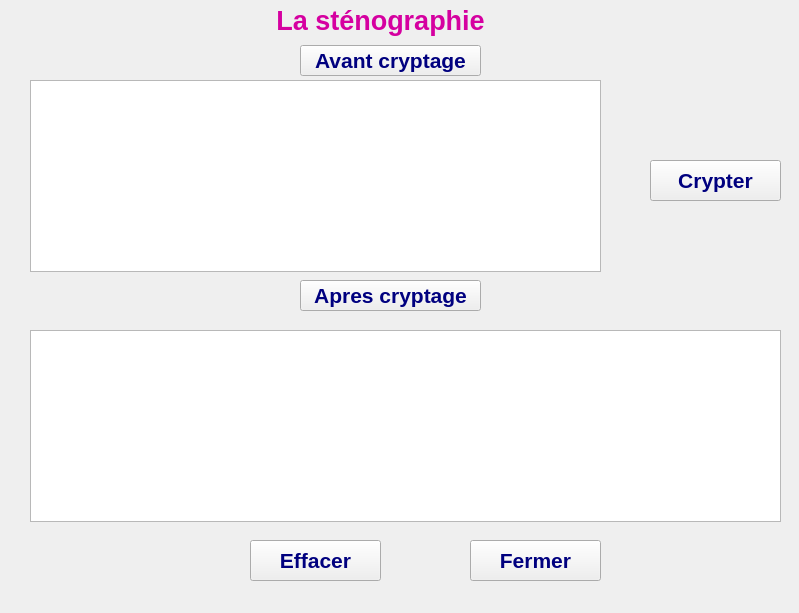
<?xml version="1.0" encoding="UTF-8"?>
<ui version="4.0">
 <class>MainWindow</class>
 <widget class="QMainWindow" name="MainWindow">
  <property name="geometry">
   <rect>
    <x>0</x>
    <y>0</y>
    <width>799</width>
    <height>613</height>
   </rect>
  </property>
  <property name="font">
   <font>
    <pointsize>18</pointsize>
    <weight>75</weight>
    <bold>true</bold>
   </font>
  </property>
  <property name="windowTitle">
   <string>La sténographie</string>
  </property>
  <property name="windowIcon">
   <iconset>
    <normaloff>../../Desktop/louay/test3.png</normaloff>../../Desktop/louay/test3.png</iconset>
  </property>
  <property name="styleSheet">
   <string notr="true"/>
  </property>
  <widget class="QWidget" name="centralwidget">
   <widget class="QLabel" name="label">
    <property name="geometry">
     <rect>
      <x>170</x>
      <y>-5</y>
      <width>421</width>
      <height>51</height>
     </rect>
    </property>
    <property name="font">
     <font>
      <pointsize>20</pointsize>
      <weight>75</weight>
      <bold>true</bold>
     </font>
    </property>
    <property name="styleSheet">
     <string notr="true">color: rgb(213, 0, 160);

</string>
    </property>
    <property name="text">
     <string>La sténographie</string>
    </property>
    <property name="alignment">
     <set>Qt::AlignCenter</set>
    </property>
   </widget>
   <widget class="QPushButton" name="ferm">
    <property name="geometry">
     <rect>
      <x>470</x>
      <y>540</y>
      <width>131</width>
      <height>41</height>
     </rect>
    </property>
    <property name="palette">
     <palette>
      <active>
       <colorrole role="WindowText">
        <brush brushstyle="SolidPattern">
         <color alpha="255">
          <red>0</red>
          <green>0</green>
          <blue>127</blue>
         </color>
        </brush>
       </colorrole>
       <colorrole role="Text">
        <brush brushstyle="SolidPattern">
         <color alpha="255">
          <red>0</red>
          <green>0</green>
          <blue>127</blue>
         </color>
        </brush>
       </colorrole>
       <colorrole role="ButtonText">
        <brush brushstyle="SolidPattern">
         <color alpha="255">
          <red>0</red>
          <green>0</green>
          <blue>127</blue>
         </color>
        </brush>
       </colorrole>
       <colorrole role="PlaceholderText">
        <brush brushstyle="NoBrush">
         <color alpha="128">
          <red>0</red>
          <green>0</green>
          <blue>127</blue>
         </color>
        </brush>
       </colorrole>
      </active>
      <inactive>
       <colorrole role="WindowText">
        <brush brushstyle="SolidPattern">
         <color alpha="255">
          <red>0</red>
          <green>0</green>
          <blue>127</blue>
         </color>
        </brush>
       </colorrole>
       <colorrole role="Text">
        <brush brushstyle="SolidPattern">
         <color alpha="255">
          <red>0</red>
          <green>0</green>
          <blue>127</blue>
         </color>
        </brush>
       </colorrole>
       <colorrole role="ButtonText">
        <brush brushstyle="SolidPattern">
         <color alpha="255">
          <red>0</red>
          <green>0</green>
          <blue>127</blue>
         </color>
        </brush>
       </colorrole>
       <colorrole role="PlaceholderText">
        <brush brushstyle="NoBrush">
         <color alpha="128">
          <red>0</red>
          <green>0</green>
          <blue>127</blue>
         </color>
        </brush>
       </colorrole>
      </inactive>
      <disabled>
       <colorrole role="WindowText">
        <brush brushstyle="SolidPattern">
         <color alpha="255">
          <red>0</red>
          <green>0</green>
          <blue>127</blue>
         </color>
        </brush>
       </colorrole>
       <colorrole role="Text">
        <brush brushstyle="SolidPattern">
         <color alpha="255">
          <red>0</red>
          <green>0</green>
          <blue>127</blue>
         </color>
        </brush>
       </colorrole>
       <colorrole role="ButtonText">
        <brush brushstyle="SolidPattern">
         <color alpha="255">
          <red>0</red>
          <green>0</green>
          <blue>127</blue>
         </color>
        </brush>
       </colorrole>
       <colorrole role="PlaceholderText">
        <brush brushstyle="NoBrush">
         <color alpha="128">
          <red>0</red>
          <green>0</green>
          <blue>127</blue>
         </color>
        </brush>
       </colorrole>
      </disabled>
     </palette>
    </property>
    <property name="font">
     <font>
      <pointsize>16</pointsize>
      <weight>75</weight>
      <bold>true</bold>
     </font>
    </property>
    <property name="styleSheet">
     <string notr="true">color: rgb(0, 0, 127);</string>
    </property>
    <property name="text">
     <string>Fermer</string>
    </property>
   </widget>
   <widget class="QPushButton" name="eff">
    <property name="geometry">
     <rect>
      <x>250</x>
      <y>540</y>
      <width>131</width>
      <height>41</height>
     </rect>
    </property>
    <property name="palette">
     <palette>
      <active>
       <colorrole role="WindowText">
        <brush brushstyle="SolidPattern">
         <color alpha="255">
          <red>0</red>
          <green>0</green>
          <blue>127</blue>
         </color>
        </brush>
       </colorrole>
       <colorrole role="Text">
        <brush brushstyle="SolidPattern">
         <color alpha="255">
          <red>0</red>
          <green>0</green>
          <blue>127</blue>
         </color>
        </brush>
       </colorrole>
       <colorrole role="ButtonText">
        <brush brushstyle="SolidPattern">
         <color alpha="255">
          <red>0</red>
          <green>0</green>
          <blue>127</blue>
         </color>
        </brush>
       </colorrole>
       <colorrole role="PlaceholderText">
        <brush brushstyle="NoBrush">
         <color alpha="128">
          <red>0</red>
          <green>0</green>
          <blue>127</blue>
         </color>
        </brush>
       </colorrole>
      </active>
      <inactive>
       <colorrole role="WindowText">
        <brush brushstyle="SolidPattern">
         <color alpha="255">
          <red>0</red>
          <green>0</green>
          <blue>127</blue>
         </color>
        </brush>
       </colorrole>
       <colorrole role="Text">
        <brush brushstyle="SolidPattern">
         <color alpha="255">
          <red>0</red>
          <green>0</green>
          <blue>127</blue>
         </color>
        </brush>
       </colorrole>
       <colorrole role="ButtonText">
        <brush brushstyle="SolidPattern">
         <color alpha="255">
          <red>0</red>
          <green>0</green>
          <blue>127</blue>
         </color>
        </brush>
       </colorrole>
       <colorrole role="PlaceholderText">
        <brush brushstyle="NoBrush">
         <color alpha="128">
          <red>0</red>
          <green>0</green>
          <blue>127</blue>
         </color>
        </brush>
       </colorrole>
      </inactive>
      <disabled>
       <colorrole role="WindowText">
        <brush brushstyle="SolidPattern">
         <color alpha="255">
          <red>0</red>
          <green>0</green>
          <blue>127</blue>
         </color>
        </brush>
       </colorrole>
       <colorrole role="Text">
        <brush brushstyle="SolidPattern">
         <color alpha="255">
          <red>0</red>
          <green>0</green>
          <blue>127</blue>
         </color>
        </brush>
       </colorrole>
       <colorrole role="ButtonText">
        <brush brushstyle="SolidPattern">
         <color alpha="255">
          <red>0</red>
          <green>0</green>
          <blue>127</blue>
         </color>
        </brush>
       </colorrole>
       <colorrole role="PlaceholderText">
        <brush brushstyle="NoBrush">
         <color alpha="128">
          <red>0</red>
          <green>0</green>
          <blue>127</blue>
         </color>
        </brush>
       </colorrole>
      </disabled>
     </palette>
    </property>
    <property name="font">
     <font>
      <pointsize>16</pointsize>
      <weight>75</weight>
      <bold>true</bold>
     </font>
    </property>
    <property name="styleSheet">
     <string notr="true">color: rgb(0, 0, 127);</string>
    </property>
    <property name="text">
     <string>Effacer</string>
    </property>
   </widget>
   <widget class="QPushButton" name="avc">
    <property name="geometry">
     <rect>
      <x>300</x>
      <y>45</y>
      <width>181</width>
      <height>31</height>
     </rect>
    </property>
    <property name="palette">
     <palette>
      <active>
       <colorrole role="WindowText">
        <brush brushstyle="SolidPattern">
         <color alpha="255">
          <red>0</red>
          <green>0</green>
          <blue>127</blue>
         </color>
        </brush>
       </colorrole>
       <colorrole role="Text">
        <brush brushstyle="SolidPattern">
         <color alpha="255">
          <red>0</red>
          <green>0</green>
          <blue>127</blue>
         </color>
        </brush>
       </colorrole>
       <colorrole role="ButtonText">
        <brush brushstyle="SolidPattern">
         <color alpha="255">
          <red>0</red>
          <green>0</green>
          <blue>127</blue>
         </color>
        </brush>
       </colorrole>
       <colorrole role="PlaceholderText">
        <brush brushstyle="NoBrush">
         <color alpha="128">
          <red>0</red>
          <green>0</green>
          <blue>127</blue>
         </color>
        </brush>
       </colorrole>
      </active>
      <inactive>
       <colorrole role="WindowText">
        <brush brushstyle="SolidPattern">
         <color alpha="255">
          <red>0</red>
          <green>0</green>
          <blue>127</blue>
         </color>
        </brush>
       </colorrole>
       <colorrole role="Text">
        <brush brushstyle="SolidPattern">
         <color alpha="255">
          <red>0</red>
          <green>0</green>
          <blue>127</blue>
         </color>
        </brush>
       </colorrole>
       <colorrole role="ButtonText">
        <brush brushstyle="SolidPattern">
         <color alpha="255">
          <red>0</red>
          <green>0</green>
          <blue>127</blue>
         </color>
        </brush>
       </colorrole>
       <colorrole role="PlaceholderText">
        <brush brushstyle="NoBrush">
         <color alpha="128">
          <red>0</red>
          <green>0</green>
          <blue>127</blue>
         </color>
        </brush>
       </colorrole>
      </inactive>
      <disabled>
       <colorrole role="WindowText">
        <brush brushstyle="SolidPattern">
         <color alpha="255">
          <red>0</red>
          <green>0</green>
          <blue>127</blue>
         </color>
        </brush>
       </colorrole>
       <colorrole role="Text">
        <brush brushstyle="SolidPattern">
         <color alpha="255">
          <red>0</red>
          <green>0</green>
          <blue>127</blue>
         </color>
        </brush>
       </colorrole>
       <colorrole role="ButtonText">
        <brush brushstyle="SolidPattern">
         <color alpha="255">
          <red>0</red>
          <green>0</green>
          <blue>127</blue>
         </color>
        </brush>
       </colorrole>
       <colorrole role="PlaceholderText">
        <brush brushstyle="NoBrush">
         <color alpha="128">
          <red>0</red>
          <green>0</green>
          <blue>127</blue>
         </color>
        </brush>
       </colorrole>
      </disabled>
     </palette>
    </property>
    <property name="font">
     <font>
      <pointsize>16</pointsize>
      <weight>75</weight>
      <bold>true</bold>
     </font>
    </property>
    <property name="styleSheet">
     <string notr="true">color: rgb(0, 0, 127);</string>
    </property>
    <property name="text">
     <string>Avant cryptage</string>
    </property>
   </widget>
   <widget class="QPushButton" name="crypter">
    <property name="geometry">
     <rect>
      <x>650</x>
      <y>160</y>
      <width>131</width>
      <height>41</height>
     </rect>
    </property>
    <property name="palette">
     <palette>
      <active>
       <colorrole role="WindowText">
        <brush brushstyle="SolidPattern">
         <color alpha="255">
          <red>0</red>
          <green>0</green>
          <blue>127</blue>
         </color>
        </brush>
       </colorrole>
       <colorrole role="Text">
        <brush brushstyle="SolidPattern">
         <color alpha="255">
          <red>0</red>
          <green>0</green>
          <blue>127</blue>
         </color>
        </brush>
       </colorrole>
       <colorrole role="ButtonText">
        <brush brushstyle="SolidPattern">
         <color alpha="255">
          <red>0</red>
          <green>0</green>
          <blue>127</blue>
         </color>
        </brush>
       </colorrole>
       <colorrole role="PlaceholderText">
        <brush brushstyle="NoBrush">
         <color alpha="128">
          <red>0</red>
          <green>0</green>
          <blue>127</blue>
         </color>
        </brush>
       </colorrole>
      </active>
      <inactive>
       <colorrole role="WindowText">
        <brush brushstyle="SolidPattern">
         <color alpha="255">
          <red>0</red>
          <green>0</green>
          <blue>127</blue>
         </color>
        </brush>
       </colorrole>
       <colorrole role="Text">
        <brush brushstyle="SolidPattern">
         <color alpha="255">
          <red>0</red>
          <green>0</green>
          <blue>127</blue>
         </color>
        </brush>
       </colorrole>
       <colorrole role="ButtonText">
        <brush brushstyle="SolidPattern">
         <color alpha="255">
          <red>0</red>
          <green>0</green>
          <blue>127</blue>
         </color>
        </brush>
       </colorrole>
       <colorrole role="PlaceholderText">
        <brush brushstyle="NoBrush">
         <color alpha="128">
          <red>0</red>
          <green>0</green>
          <blue>127</blue>
         </color>
        </brush>
       </colorrole>
      </inactive>
      <disabled>
       <colorrole role="WindowText">
        <brush brushstyle="SolidPattern">
         <color alpha="255">
          <red>0</red>
          <green>0</green>
          <blue>127</blue>
         </color>
        </brush>
       </colorrole>
       <colorrole role="Text">
        <brush brushstyle="SolidPattern">
         <color alpha="255">
          <red>0</red>
          <green>0</green>
          <blue>127</blue>
         </color>
        </brush>
       </colorrole>
       <colorrole role="ButtonText">
        <brush brushstyle="SolidPattern">
         <color alpha="255">
          <red>0</red>
          <green>0</green>
          <blue>127</blue>
         </color>
        </brush>
       </colorrole>
       <colorrole role="PlaceholderText">
        <brush brushstyle="NoBrush">
         <color alpha="128">
          <red>0</red>
          <green>0</green>
          <blue>127</blue>
         </color>
        </brush>
       </colorrole>
      </disabled>
     </palette>
    </property>
    <property name="font">
     <font>
      <pointsize>16</pointsize>
      <weight>75</weight>
      <bold>true</bold>
     </font>
    </property>
    <property name="styleSheet">
     <string notr="true">color: rgb(0, 0, 127);</string>
    </property>
    <property name="text">
     <string>Crypter</string>
    </property>
   </widget>
   <widget class="QPushButton" name="apc">
    <property name="geometry">
     <rect>
      <x>300</x>
      <y>280</y>
      <width>181</width>
      <height>31</height>
     </rect>
    </property>
    <property name="palette">
     <palette>
      <active>
       <colorrole role="WindowText">
        <brush brushstyle="SolidPattern">
         <color alpha="255">
          <red>0</red>
          <green>0</green>
          <blue>127</blue>
         </color>
        </brush>
       </colorrole>
       <colorrole role="Text">
        <brush brushstyle="SolidPattern">
         <color alpha="255">
          <red>0</red>
          <green>0</green>
          <blue>127</blue>
         </color>
        </brush>
       </colorrole>
       <colorrole role="ButtonText">
        <brush brushstyle="SolidPattern">
         <color alpha="255">
          <red>0</red>
          <green>0</green>
          <blue>127</blue>
         </color>
        </brush>
       </colorrole>
       <colorrole role="PlaceholderText">
        <brush brushstyle="NoBrush">
         <color alpha="128">
          <red>0</red>
          <green>0</green>
          <blue>127</blue>
         </color>
        </brush>
       </colorrole>
      </active>
      <inactive>
       <colorrole role="WindowText">
        <brush brushstyle="SolidPattern">
         <color alpha="255">
          <red>0</red>
          <green>0</green>
          <blue>127</blue>
         </color>
        </brush>
       </colorrole>
       <colorrole role="Text">
        <brush brushstyle="SolidPattern">
         <color alpha="255">
          <red>0</red>
          <green>0</green>
          <blue>127</blue>
         </color>
        </brush>
       </colorrole>
       <colorrole role="ButtonText">
        <brush brushstyle="SolidPattern">
         <color alpha="255">
          <red>0</red>
          <green>0</green>
          <blue>127</blue>
         </color>
        </brush>
       </colorrole>
       <colorrole role="PlaceholderText">
        <brush brushstyle="NoBrush">
         <color alpha="128">
          <red>0</red>
          <green>0</green>
          <blue>127</blue>
         </color>
        </brush>
       </colorrole>
      </inactive>
      <disabled>
       <colorrole role="WindowText">
        <brush brushstyle="SolidPattern">
         <color alpha="255">
          <red>0</red>
          <green>0</green>
          <blue>127</blue>
         </color>
        </brush>
       </colorrole>
       <colorrole role="Text">
        <brush brushstyle="SolidPattern">
         <color alpha="255">
          <red>0</red>
          <green>0</green>
          <blue>127</blue>
         </color>
        </brush>
       </colorrole>
       <colorrole role="ButtonText">
        <brush brushstyle="SolidPattern">
         <color alpha="255">
          <red>0</red>
          <green>0</green>
          <blue>127</blue>
         </color>
        </brush>
       </colorrole>
       <colorrole role="PlaceholderText">
        <brush brushstyle="NoBrush">
         <color alpha="128">
          <red>0</red>
          <green>0</green>
          <blue>127</blue>
         </color>
        </brush>
       </colorrole>
      </disabled>
     </palette>
    </property>
    <property name="font">
     <font>
      <pointsize>16</pointsize>
      <weight>75</weight>
      <bold>true</bold>
     </font>
    </property>
    <property name="styleSheet">
     <string notr="true">color: rgb(0, 0, 127);</string>
    </property>
    <property name="text">
     <string>Apres cryptage</string>
    </property>
   </widget>
   <widget class="QListWidget" name="listv">
    <property name="geometry">
     <rect>
      <x>30</x>
      <y>80</y>
      <width>571</width>
      <height>192</height>
     </rect>
    </property>
   </widget>
   <widget class="QListWidget" name="listp">
    <property name="geometry">
     <rect>
      <x>30</x>
      <y>330</y>
      <width>751</width>
      <height>192</height>
     </rect>
    </property>
   </widget>
  </widget>
 </widget>
 <resources/>
 <connections/>
</ui>
